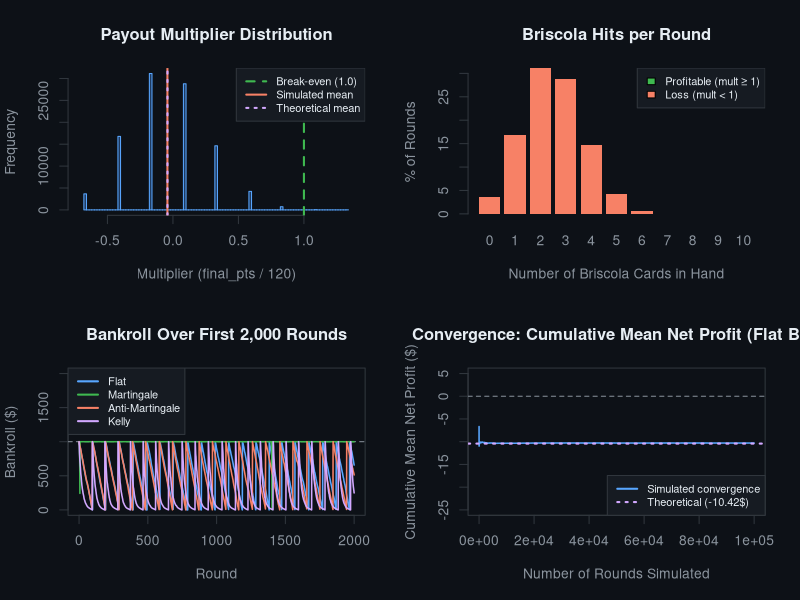

Reproduce this figure in R. (Note: this script raises an error after producing the figure.)
# ============================================================
#  Monte Carlo Simulation — Triestine Briscola Casino Game
#  Deck: 40 cards, 4 suits x 10 ranks
#  Rules:
#    - Briscola suit picked uniformly at random each round
#    - Player starts with 120 points
#    - 10 cards dealt one at a time from shuffled deck
#    - Briscola card  → +10 points
#    - Non-briscola   → -20 points
#    - Payout multiplier = final_points / 120
#    - Net profit = (multiplier - 1) * bet
# ============================================================

set.seed(42)
N_SIMS    <- 100000
INIT_PTS  <- 120
N_CARDS   <- 10
SUITS     <- 4
CARDS_PER_SUIT <- 10   # 10 briscola cards out of 40

# ---- deck representation -----------------------------------
# 40 cards: suit 1..4, rank 1..10
deck_suits <- rep(1:SUITS, each = CARDS_PER_SUIT)

# ---- single round ------------------------------------------
play_round <- function(bet) {
  briscola_suit <- sample(1:SUITS, 1)          # random suit
  shuffled      <- sample(deck_suits)           # shuffle 40 cards
  hand          <- shuffled[1:N_CARDS]          # draw 10

  briscola_hits <- sum(hand == briscola_suit)
  non_briscola  <- N_CARDS - briscola_hits

  final_pts  <- INIT_PTS + briscola_hits * 10 - non_briscola * 20
  multiplier <- final_pts / INIT_PTS
  net_profit <- (multiplier - 1) * bet

  list(
    briscola_hits = briscola_hits,
    final_pts     = final_pts,
    multiplier    = multiplier,
    net_profit    = net_profit
  )
}

# ============================================================
#  STRATEGY COMPARISON
#  1. Flat bet       — always bet $10
#  2. Martingale     — double after every loss, reset on win
#  3. Anti-Martingale— double after every win, reset on loss
#  4. Kelly-inspired — bet proportional to remaining bankroll (5%)
# ============================================================

simulate_strategy <- function(strategy_name, n_sims = N_SIMS,
                               flat_bet = 10, start_bankroll = 1000,
                               kelly_frac = 0.05) {

  bankroll   <- numeric(n_sims + 1)
  net_profit <- numeric(n_sims)
  multipliers<- numeric(n_sims)
  hits_vec   <- numeric(n_sims)

  bankroll[1] <- start_bankroll
  current_bet <- flat_bet

  for (i in seq_len(n_sims)) {
    # Determine bet for this round
    bet <- switch(strategy_name,
      "Flat"           = flat_bet,
      "Martingale"     = current_bet,
      "Anti-Martingale"= current_bet,
      "Kelly"          = max(1, bankroll[i] * kelly_frac)
    )
    bet <- min(bet, bankroll[i])   # can't bet more than you have
    if (bet <= 0) { bet <- flat_bet; bankroll[i] <- start_bankroll }

    result <- play_round(bet)

    bankroll[i + 1]  <- bankroll[i] + result$net_profit
    net_profit[i]    <- result$net_profit
    multipliers[i]   <- result$multiplier
    hits_vec[i]      <- result$briscola_hits

    # Update bet for sequential strategies
    if (strategy_name == "Martingale") {
      current_bet <- if (result$net_profit < 0) min(current_bet * 2, bankroll[i+1]) else flat_bet
    } else if (strategy_name == "Anti-Martingale") {
      current_bet <- if (result$net_profit > 0) min(current_bet * 2, bankroll[i+1]) else flat_bet
    }
  }

  list(
    strategy    = strategy_name,
    bankroll    = bankroll,
    net_profit  = net_profit,
    multipliers = multipliers,
    hits        = hits_vec,
    final_bank  = bankroll[n_sims + 1],
    mean_profit = mean(net_profit),
    rtp         = mean(multipliers),
    house_edge  = 1 - mean(multipliers),
    win_rate    = mean(net_profit > 0),
    ruin_pct    = mean(bankroll[-1] <= 0)
  )
}

cat("\n===  Running simulations (100,000 rounds each)  ===\n\n")

strategies <- c("Flat", "Martingale", "Anti-Martingale", "Kelly")
results    <- lapply(strategies, simulate_strategy)
names(results) <- strategies

# ============================================================
#  ANALYTICAL BENCHMARKS
# ============================================================
# E[briscola hits] per 10 draws (hypergeometric: 10/40)
# E[hits] = 10 * (10/40) = 2.5
# E[final_pts] = 120 + 2.5*10 - 7.5*20 = 120 + 25 - 150 = -5
# E[multiplier] = -5/120 ≈ -0.0417  (player loses everything on average!)

expected_hits       <- N_CARDS * (CARDS_PER_SUIT / (SUITS * CARDS_PER_SUIT))
expected_final_pts  <- INIT_PTS + expected_hits * 10 - (N_CARDS - expected_hits) * 20
expected_multiplier <- expected_final_pts / INIT_PTS
theoretical_house_edge <- 1 - expected_multiplier

cat("─── Analytical (Exact) Benchmarks ─────────────────────\n")
cat(sprintf("  Expected briscola hits per round : %.4f / 10\n", expected_hits))
cat(sprintf("  Expected final points            : %.2f\n", expected_final_pts))
cat(sprintf("  Expected payout multiplier       : %.4f\n", expected_multiplier))
cat(sprintf("  Theoretical house edge           : %.2f%%\n\n", theoretical_house_edge * 100))

# ============================================================
#  RESULTS TABLE
# ============================================================
cat("─── Strategy Comparison ────────────────────────────────\n")
cat(sprintf("%-18s %10s %10s %10s %10s\n",
            "Strategy", "RTP", "House Edge", "Win Rate", "Ruin %"))
cat(strrep("─", 62), "\n")

for (r in results) {
  cat(sprintf("%-18s %9.2f%% %9.2f%% %9.2f%% %9.2f%%\n",
    r$strategy,
    r$rtp * 100,
    r$house_edge * 100,
    r$win_rate * 100,
    r$ruin_pct * 100
  ))
}

# ============================================================
#  PAYOUT DISTRIBUTION  (Flat strategy)
# ============================================================
flat  <- results[["Flat"]]
mults <- flat$multipliers

cat("\n─── Payout Multiplier Distribution (Flat Bet) ──────────\n")
cat(sprintf("  Min multiplier   : %.4f\n", min(mults)))
cat(sprintf("  Max multiplier   : %.4f\n", max(mults)))
cat(sprintf("  Mean multiplier  : %.4f\n", mean(mults)))
cat(sprintf("  Median multiplier: %.4f\n", median(mults)))
cat(sprintf("  Std dev          : %.4f\n", sd(mults)))
cat(sprintf("  P(multiplier > 1): %.2f%%\n", mean(mults > 1) * 100))
cat(sprintf("  P(multiplier = 0): %.2f%% (bust)\n", mean(mults <= 0) * 100))

# Briscola hits distribution
cat("\n─── Briscola Hits Distribution (out of 10 cards) ───────\n")
hits_tbl <- table(flat$hits)
for (h in names(hits_tbl)) {
  pct  <- hits_tbl[[h]] / N_SIMS * 100
  bar  <- strrep("█", round(pct / 1.5))
  pts  <- INIT_PTS + as.integer(h) * 10 - (N_CARDS - as.integer(h)) * 20
  mult <- pts / INIT_PTS
  cat(sprintf("  %2s hits → mult %+.3f | %5.2f%% %s\n", h, mult, pct, bar))
}

# ============================================================
#  SAVE PLOTS
# ============================================================
png("/mnt/user-data/outputs/briscola_simulation.png",
    width = 1400, height = 1100, res = 130)

par(mfrow = c(2, 2),
    bg     = "#0d1117",
    col.main = "#e6edf3",
    col.axis = "#8b949e",
    col.lab  = "#8b949e",
    fg       = "#30363d")

palette_cols <- c("#58a6ff", "#3fb950", "#f78166", "#d2a8ff")

# ── Plot 1: Payout multiplier histogram ─────────────────────
hist(mults,
     breaks  = 80,
     col     = "#1f3a5f",
     border  = "#58a6ff",
     main    = "Payout Multiplier Distribution",
     xlab    = "Multiplier (final_pts / 120)",
     ylab    = "Frequency",
     xlim    = c(min(mults) - 0.05, max(mults) + 0.05))
abline(v = 1,            col = "#3fb950", lwd = 2, lty = 2)
abline(v = mean(mults),  col = "#f78166", lwd = 2, lty = 1)
abline(v = expected_multiplier, col = "#d2a8ff", lwd = 2, lty = 3)
legend("topright",
       legend = c("Break-even (1.0)", "Simulated mean", "Theoretical mean"),
       col    = c("#3fb950", "#f78166", "#d2a8ff"),
       lwd    = 2, lty = c(2,1,3),
       bg     = "#161b22", text.col = "#e6edf3", cex = 0.8)

# ── Plot 2: Briscola hits bar chart ─────────────────────────
hits_freq <- table(factor(flat$hits, levels = 0:10)) / N_SIMS * 100
hit_cols  <- ifelse(
  INIT_PTS + as.integer(names(hits_freq)) * 10 -
    (N_CARDS - as.integer(names(hits_freq))) * 20 >= INIT_PTS,
  "#3fb950", "#f78166"
)
barplot(hits_freq,
        col    = hit_cols,
        border = NA,
        main   = "Briscola Hits per Round",
        xlab   = "Number of Briscola Cards in Hand",
        ylab   = "% of Rounds",
        names.arg = paste0(0:10))
legend("topright",
       legend = c("Profitable (mult ≥ 1)", "Loss (mult < 1)"),
       fill   = c("#3fb950", "#f78166"),
       bg     = "#161b22", text.col = "#e6edf3", cex = 0.8)

# ── Plot 3: Bankroll over time (first 2000 rounds, all strategies)
n_show <- 2000
plot(0:n_show, results[[1]]$bankroll[1:(n_show+1)],
     type = "n", ylim = c(0, 2000),
     main = "Bankroll Over First 2,000 Rounds",
     xlab = "Round", ylab = "Bankroll ($)")
abline(h = 1000, col = "#8b949e", lty = 2)
for (j in seq_along(strategies)) {
  lines(0:n_show, results[[strategies[j]]]$bankroll[1:(n_show+1)],
        col = palette_cols[j], lwd = 1.5)
}
legend("topleft",
       legend   = strategies,
       col      = palette_cols,
       lwd      = 2,
       bg       = "#161b22", text.col = "#e6edf3", cex = 0.8)

# ── Plot 4: Cumulative mean net profit per round (convergence)
plot(NULL, xlim = c(1, N_SIMS), ylim = c(-25, 5),
     main = "Convergence: Cumulative Mean Net Profit (Flat Bet)",
     xlab = "Number of Rounds Simulated",
     ylab = "Cumulative Mean Net Profit ($)")
abline(h = 0, col = "#8b949e", lty = 2)
cumulative_mean <- cumsum(flat$net_profit) / seq_len(N_SIMS)
lines(cumulative_mean, col = "#58a6ff", lwd = 1.5)
theoretical_mean <- (expected_multiplier - 1) * 10   # flat bet $10
abline(h = theoretical_mean, col = "#d2a8ff", lwd = 2, lty = 3)
legend("bottomright",
       legend = c("Simulated convergence", sprintf("Theoretical (%.2f$)", theoretical_mean)),
       col    = c("#58a6ff", "#d2a8ff"),
       lwd    = 2, lty = c(1, 3),
       bg     = "#161b22", text.col = "#e6edf3", cex = 0.8)

dev.off()
cat("\n✓ Plot saved → briscola_simulation.png\n")

# ============================================================
#  SAVE CSV SUMMARY
# ============================================================
summary_df <- data.frame(
  Strategy   = strategies,
  RTP_pct    = sapply(results, function(r) round(r$rtp * 100, 3)),
  HouseEdge_pct = sapply(results, function(r) round(r$house_edge * 100, 3)),
  WinRate_pct   = sapply(results, function(r) round(r$win_rate * 100, 3)),
  MeanNetProfit = sapply(results, function(r) round(r$mean_profit, 4)),
  RuinPct       = sapply(results, function(r) round(r$ruin_pct * 100, 3)),
  FinalBankroll = sapply(results, function(r) round(r$final_bank, 2))
)
write.csv(summary_df, "/mnt/user-data/outputs/briscola_summary.csv", row.names = FALSE)
cat("✓ Summary CSV saved → briscola_summary.csv\n\n")
